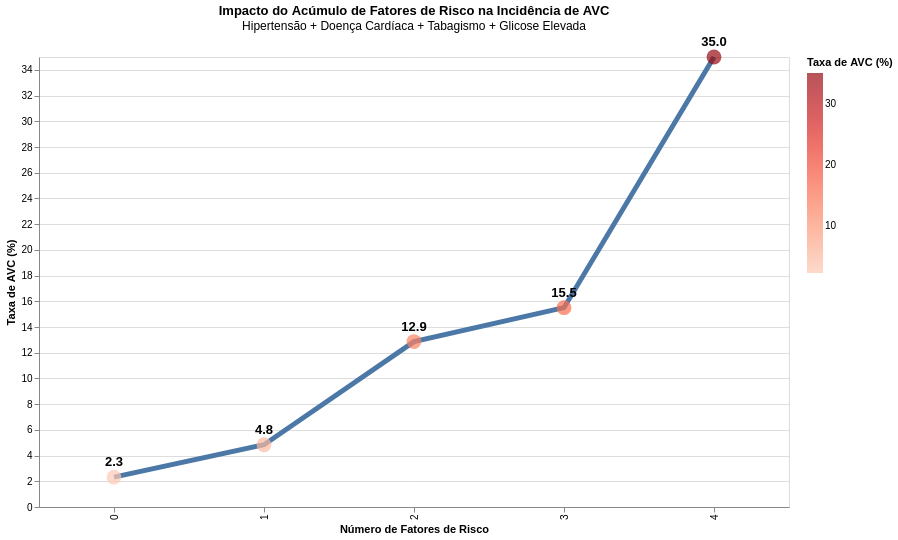

Notebook cell for this chart:
### Markdown cell above
A Taxa de avc é calculada agrupando pessoas dentro do mesmo fator de risco  e tirando-se a media de casos de AVC por grupo.

Observa-se que indivíduos com doença cardíaca apresentaram a maior incidência de AVC , seguidos por hipertensos  e idosos com mais de 60 anos . Os resultados sugerem que condições cardiovasculares e o envelhecimento estão fortemente associados à ocorrência de AVC no conjunto de dados analisado.

### Code cell
import pandas as pd
import altair as alt

# =====================================
# Construção do score de risco
# =====================================

df_risk = df.copy()

df_risk["ever_smoked"] = (
    df_risk["smoking_status"]
    .isin(["smokes", "formerly smoked"])
    .astype(int)
)

df_risk["high_glucose"] = (
    (df_risk["avg_glucose_level"] >= 126)
    .astype(int)
)

df_risk["risk_score"] = (
    df_risk["hypertension"]
    + df_risk["heart_disease"]
    + df_risk["ever_smoked"]
    + df_risk["high_glucose"]
)

# =====================================
# Taxa de AVC por score
# =====================================

risk_plot = (
    df_risk.groupby("risk_score")
    .agg(
        stroke_rate=("stroke", "mean"),
        count=("stroke", "size")
    )
    .reset_index()
)

risk_plot["stroke_rate"] *= 100

# =====================================
# Linha principal
# =====================================

line = (
    alt.Chart(risk_plot)
    .mark_line(
        strokeWidth=5
    )
    .encode(
        x=alt.X(
            "risk_score:O",
            title="Número de Fatores de Risco"
        ),
        y=alt.Y(
            "stroke_rate:Q",
            title="Taxa de AVC (%)"
        )
    )
)

# =====================================
# Pontos
# =====================================

points = (
    alt.Chart(risk_plot)
    .mark_circle(
        size=220,
        filled=True
    )
    .encode(
        x="risk_score:O",
        y="stroke_rate:Q",
        color=alt.Color(
            "stroke_rate:Q",
            scale=alt.Scale(scheme="reds"),
            title="Taxa de AVC (%)"
        ),
        tooltip=[
            alt.Tooltip(
                "risk_score:O",
                title="Fatores de risco"
            ),
            alt.Tooltip(
                "stroke_rate:Q",
                title="Taxa AVC (%)",
                format=".2f"
            ),
            alt.Tooltip(
                "count:Q",
                title="Pacientes"
            )
        ]
    )
)

# =====================================
# Valores sobre os pontos
# =====================================

labels = (
    alt.Chart(risk_plot)
    .mark_text(
        dy=-15,
        fontSize=13,
        fontWeight="bold"
    )
    .encode(
        x="risk_score:O",
        y="stroke_rate:Q",
        text=alt.Text(
            "stroke_rate:Q",
            format=".1f"
        )
    )
)

# =====================================
# Gráfico final
# =====================================

(line + points + labels).properties(
    width=750,
    height=450,
    title={
        "text": "Impacto do Acúmulo de Fatores de Risco na Incidência de AVC",
        "subtitle": [
            "Hipertensão + Doença Cardíaca + Tabagismo + Glicose Elevada"
        ]
    }
)

### Figure 1 — Vega-Lite specification as saved in the notebook (floating-point values rounded to 4 significant figures)
{"config": {"view": {"continuousWidth": 300, "continuousHeight": 300}}, "layer": [{"mark": {"type": "line", "strokeWidth": 5}, "encoding": {"x": {"field": "risk_score", "title": "Número de Fatores de Risco", "type": "ordinal"}, "y": {"field": "stroke_rate", "title": "Taxa de AVC (%)", "type": "quantitative"}}}, {"mark": {"type": "circle", "filled": true, "size": 220}, "encoding": {"color": {"field": "stroke_rate", "scale": {"scheme": "reds"}, "title": "Taxa de AVC (%)", "type": "quantitative"}, "tooltip": [{"field": "risk_score", "title": "Fatores de risco", "type": "ordinal"}, {"field": "stroke_rate", "format": ".2f", "title": "Taxa AVC (%)", "type": "quantitative"}, {"field": "count", "title": "Pacientes", "type": "quantitative"}], "x": {"field": "risk_score", "type": "ordinal"}, "y": {"field": "stroke_rate", "type": "quantitative"}}}, {"mark": {"type": "text", "dy": -15, "fontSize": 13, "fontWeight": "bold"}, "encoding": {"text": {"field": "stroke_rate", "format": ".1f", "type": "quantitative"}, "x": {"field": "risk_score", "type": "ordinal"}, "y": {"field": "stroke_rate", "type": "quantitative"}}}], "data": {"name": "data-1e0dcd74ae6148b133f67411f6b8e37a"}, "height": 450, "title": {"text": "Impacto do Acúmulo de Fatores de Risco na Incidência de AVC", "subtitle": ["Hipertensão + Doença Cardíaca + Tabagismo + Glicose Elevada"]}, "width": 750, "$schema": "https://vega.github.io/schema/vega-lite/v5.20.1.json", "datasets": {"data-1e0dcd74ae6148b133f67411f6b8e37a": [{"risk_score": 0, "stroke_rate": 2.324, "count": 2582}, {"risk_score": 1, "stroke_rate": 4.844, "count": 1796}, {"risk_score": 2, "stroke_rate": 12.86, "count": 583}, {"risk_score": 3, "stroke_rate": 15.5, "count": 129}, {"risk_score": 4, "stroke_rate": 35.0, "count": 20}]}}
